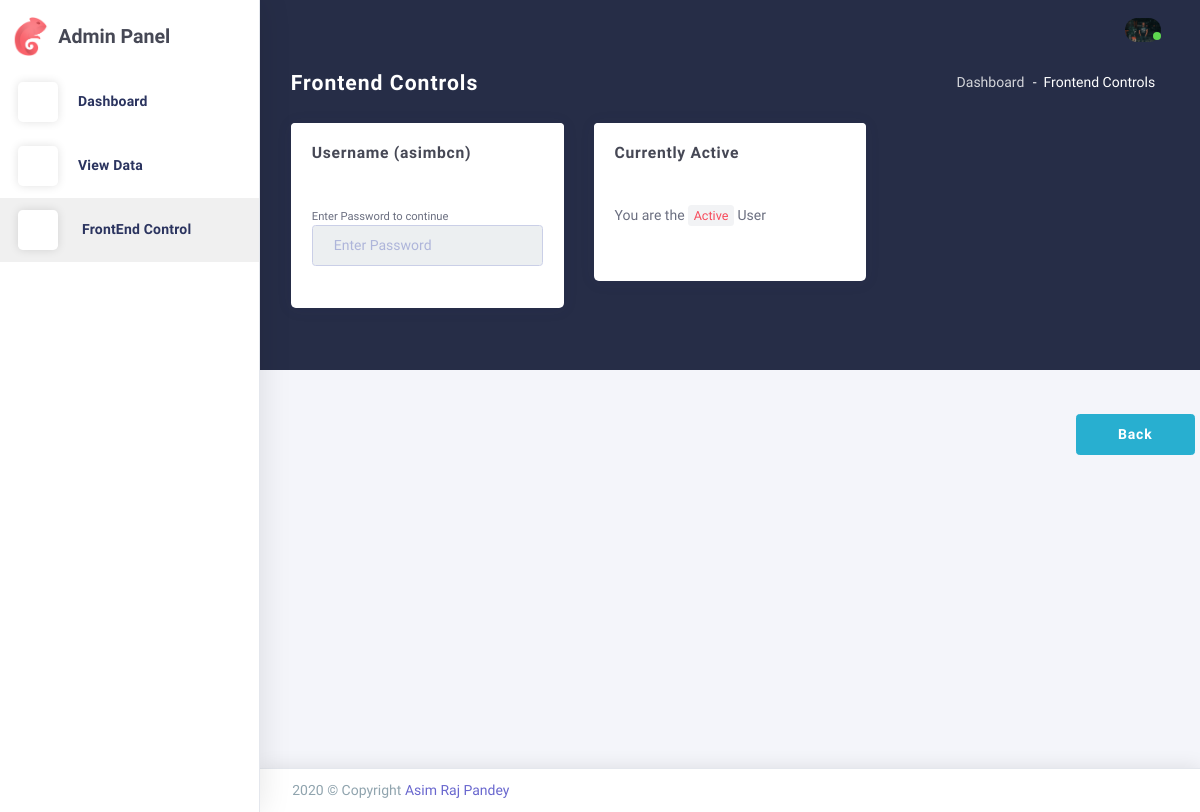
Page /admin-Panel/front-end/ (signed in) on the committed database.
### User/models.py (models this page shows, shortened)
class UserProfile(models.Model):
    name = models.CharField(max_length=30,null=True)
    interest = models.CharField(max_length=100,null=True)
    address = models.CharField(max_length=80,null=True)
    phone_no = models.IntegerField(default='000000')
    email = models.EmailField(unique=True)
    website = models.CharField(max_length=100,null=True)
    about = models.TextField(null=True)
    image = models.ImageField(upload_to='user/',null=True)
    resume = models.FileField(upload_to='resume/',null=True)
    vuser = models.ForeignKey(User,on_delete=models.CASCADE)

class User(AbstractBaseUser):
    objects = UserManager()
    username = models.CharField(
        verbose_name = 'username',
        max_length = 50,
        unique = True
    )
    active = models.BooleanField(default=False)
    superuser = models.BooleanField(default=False)
    EMAIL_FIELD = 'username'
    USERNAME_FIELD = 'username'
    REQUIRED_FIELD = [] #password

### adminpanel/views.py (the view)
# urls.py: path('front-end/',views.front_end,name='frontend'),
@login_required(login_url='login')
def front_end(request):
    data = UserProfile.objects.get(vuser = request.user)
    current = User.objects.get(active = True)
    users = request.user
    current_profile = UserProfile.objects.get(vuser = request.user)
    current_work = Work.objects.filter(user = request.user).first()
    current_education = Education.objects.filter(user = request.user).first()
    current_project = Project.objects.filter(user = request.user).first()
    if current_work == None or current_education == None or current_project == None:
        criteria = {'met': 'False'}
    elif current_work.title != '' and current_education.title != '' and current_project.title != '':
        criteria = {'met': 'True'}
    else:
        criteria ={'met':'False'}
    if str(request.user) == str(current.username):
        same = {'status': 'True'}
    else:
        same = {'status': 'False'}
    if request.method == 'POST':
        user = request.user
        if check_password(request.POST['password'],user.password):
            current.active = False
            user.active = True
            try:
                current.save()
                user.save()
                return redirect('frontend')
            except:
                return render(request,'admin-panel/panel/front-end.html',{'data':data,'frontend':'active','current':current,'same':same,'criteria':criteria,'error':'Could Not Activate!'})
        else:
            return render(request,'admin-panel/panel/front-end.html',{'data':data,'frontend':'active','current':current,'same':same,'criteria':criteria,'error':'Password is Incorrect!'})
    else:
        return render(request,'admin-panel/panel/front-end.html',{'data':data,'frontend':'active','current':current,'same':same,'criteria':criteria})

### template/admin-panel/panel/front-end.html (shortened to what this page needs)
{% extends 'admin-panel/panel/template/main.html'%}
{% load static %}
{% block 'content'%}
<div class="app-content content">
    <div class="content-wrapper">
      <div class="content-header row">
        <div class="content-header-left col-md-4 col-12 mb-2">
          <h3 class="content-header-title">Frontend Controls</h3>
        </div>
        <div class="content-header-right col-md-8 col-12">
          <div class="breadcrumbs-top float-md-right">
            <div class="breadcrumb-wrapper mr-1">
              <ol class="breadcrumb">
                <li class="breadcrumb-item"><a href="{% url 'index' %}">Dashboard</a>
                </li>
                <li class="breadcrumb-item active">Frontend Controls
                </li>
              </ol>
            </div>
          </div>
        </div>
      </div>
<form action="{% url 'frontend'%}" method="POST">
<div class="content-body">
  <section class="basic-inputs">
  <div class="row match-height">
    <div class="col-xl-4 col-lg-6 col-md-12">
        <div class="card">
            <div class="card-header">
                <h4 class="card-title">Username ({{request.user}})</h4>
            </div>
            <div class="card-block">
                <div class="card-body">
                    <fieldset class="form-group">
                        {%if criteria.met == 'False'%}
                        <small style="color: red;">Please Fill Up Your Details to Activate</i></small>
                        {%else%}
                        <small class="text-muted">Enter Password to continue</i></small>
                        {%endif%}
                        <input type="password" class="form-control" id="placeholderInput" name="password" placeholder="Enter Password"
                        {%if criteria.met == 'False' or same.status == 'True'%}
                        disabled
                        {%endif%}
                        >
                    </fieldset>
                </div>
            </div>
        </div>
    </div>
    <div class="col-xl-4 col-lg-6 col-md-12">
        <div class="card">
            <div class="card-header">
                <h4 class="card-title">Currently Active</h4>
            </div>
            <div class="card-block">
                <div class="card-body">
                    <fieldset class="form-group">
                    {% if same.status == 'False' %}
                        <p class="form-control-static" id="staticInput">{{current.username}}</p>
                        <p>To activate your profile to the frontend, Click on the <code>"Activate"</code> Button.</p>
                    {% else %}
                        <p class="form-control-static" id="staticInput">You are the <code>Active</code> User</p>
                    {% endif %}
                    </fieldset>
                </div>
            </div>
        </div>
    </div>
    {% if same.status == 'False' %}
    <div style="margin-left: 71px; margin-top: 20px;">
      <button type="submit" class="btn btn-success btn-min-width mr-1 mb-1"
      {%if criteria.met == 'False'%}
        disabled
      {%endif%}
      >Activate</button>
      <input type="reset" class="btn btn-danger btn-min-width mr-1 mb-1" value="Clear"></input>
    </div>
    <div style="margin-left: 300px; margin-top: 20px;">
        <a href="{% url 'index' %}" class="btn btn-info btn-min-width mr-1 mb-1">Back</a>
    </div>
    {%else%}
    <div style="margin-left: 800px; margin-top: 80px;">
        <a href="{% url 'index' %}" class="btn btn-info btn-min-width mr-1 mb-1">Back</a>
    </div>
    {%endif%}
  </div>
  </section>
</div>
</form>
</div>
</div>
{% endblock %}

### template/admin-panel/panel/template/main.html (shortened to what this page needs)
{% load static %}
<!DOCTYPE html>
<html class="loading" lang="en" data-textdirection="ltr">
  <head>
    <link href="https://maxcdn.icons8.com/fonts/line-awesome/1.1/css/line-awesome.min.css" rel="stylesheet">
    <link rel="stylesheet" type="text/css" href="{% static 'adminPanel/panel/css/vendors.css'%}">
    <link rel="stylesheet" type="text/css" href="{% static 'adminPanel/panel/css/app-lite.css'%}">
    <link rel="stylesheet" type="text/css" href="{% static 'adminPanel/panel/css/core/menu/menu-types/vertical-menu.css'%}">
    <link rel="stylesheet" type="text/css" href="{% static 'adminPanel/panel/css/core/colors/palette-gradient.css'%}">
    <link rel="stylesheet" type="text/css" href="{% static 'adminPanel/panel/css/pages/dashboard-ecommerce.css'%}">
  </head>
  <body class="vertical-layout vertical-menu 2-columns   menu-expanded fixed-navbar" data-open="click" data-menu="vertical-menu" data-color="bg-chartbg" data-col="2-columns">
    <nav class="header-navbar navbar-expand-md navbar navbar-with-menu navbar-without-dd-arrow fixed-top navbar-semi-light">
      <div class="navbar-wrapper">
        <div class="navbar-container content">
          <div class="collapse navbar-collapse show" id="navbar-mobile">
            <ul class="nav navbar-nav float-right">
              <li class="dropdown dropdown-user nav-item"><a class="dropdown-toggle nav-link dropdown-user-link" data-toggle="dropdown"><span class="avatar avatar-online">
                {% if data.image == '' %}
                    <img src="{% static 'adminPanel/panel/images/portrait/default.jpg'%}" alt="avatar">
                {% else %}
                    <img src=" {{data.image.url}}" alt="avatar">
                {% endif %}
                    <i></i></span></a>
              </li>
            </ul>
          </div>
        </div>
      </div>
    </nav>
    <div class="main-menu menu-fixed menu-light menu-accordion    menu-shadow " data-scroll-to-active="true" data-img="{% static 'adminPanel/panel/images/backgrounds/02.jpg' %}">
      <div class="navbar-header">
        <ul class="nav navbar-nav flex-row">
          <li class="nav-item mr-auto"><a class="navbar-brand" href="{% url 'index' %}"><img class="brand-logo" alt="Chameleon admin logo" src="{% static 'adminPanel/panel/images/logo/logo.png'%}"/>
              <h3 class="brand-text">Admin Panel</h3></a></li>
        </ul>
      </div>
      <div class="main-menu-content">
        <ul class="navigation navigation-main" id="main-menu-navigation" data-menu="menu-navigation">
          <li class="{% if active or frontend %}nav-item{%else%}active{%endif%}"><a href="{% url 'index' %}"><i class="ft-home"></i><span class="menu-title" data-i18n="">Dashboard</span></a>
          </li>
          <li class="{% if active %}active{%else%}nav-item{%endif%}"><a href="{% url 'view' %}"><i class="ft-credit-card"></i><span class="menu-title" data-i18n="">View Data</span></a>
          </li>
          <li class="{% if frontend %}active{%else%}nav-item{%endif%}"><a href="{% url 'frontend' %}"><i class="ft-credit-card"></i><span class="menu-title" data-i18n="">FrontEnd Control</span></a>
          </li>
        </ul>
      </div>
      <div class="navigation-background"></div>
    </div>
   {% block 'content'%}
   {% endblock%}
    <footer class="footer footer-static footer-light navbar-border navbar-shadow">
      <div class="clearfix blue-grey lighten-2 text-sm-center mb-0 px-2"><span class="float-md-left d-block d-md-inline-block">2020  &copy; Copyright <a class="text-bold-800 grey darken-2" href="">Asim Raj Pandey</a></span>
      </div>
    </footer>
  </body>
</html>

### static/adminPanel/panel/css/core/menu/menu-types/vertical-menu.css (style rules this page uses)
body.vertical-layout.vertical-menu.menu-expanded .navbar-header { z-index: 999; float: left; width: 260px; }
body.vertical-layout.vertical-menu.menu-expanded .navbar .navbar-container { margin-left: 260px; }
body.vertical-layout.vertical-menu.menu-expanded .main-menu { width: 260px; -webkit-transition: 300ms ease all; -moz-transition: 300ms ease all; -o-transition: 300ms ease all; transition: 300ms ease all; -webkit-backface-visibility: hidden; -moz-backface-visibility: hidden; backface-visibility: hidden; }
body.vertical-layout.vertical-menu.menu-expanded .main-menu .navigation > li > a > i:before { font-size: 1.5rem; }
body.vertical-layout.vertical-menu.menu-expanded .main-menu .navigation > li > a > span { -webkit-transition: -webkit-transform .3s ease; -moz-transition: transform .3s ease, -moz-transform .3s ease; -o-transition: -o-transform .3s ease; transition: -webkit-transform .3s ease; transition: transform .3s ease; transition: transform .3s ease, -webkit-transform .3s ease, -moz-transform .3s ease, -o-transform .3s ease; }
body.vertical-layout.vertical-menu.menu-expanded .main-menu.menu-light .navigation > li > a > i { line-height: 40px; display: inline-block; width: 40px; height: 40px; margin-right: 20px; text-align: center; vertical-align: middle; border-radius: 12%; background: #fff; -webkit-box-shadow: 0 0 10px rgba(0, 0, 0, .12); box-shadow: 0 0 10px rgba(0, 0, 0, .12); }
body.vertical-layout.vertical-menu.menu-expanded .content, body.vertical-layout.vertical-menu.menu-expanded .footer { margin-left: 260px; }

### static/adminPanel/panel/css/pages/dashboard-ecommerce.css (style rules this page uses)
.content .content-wrapper { padding-top: 0 !important; }

### rows in the picture
UserProfile: image (picture)
User: user "asimbcn"
